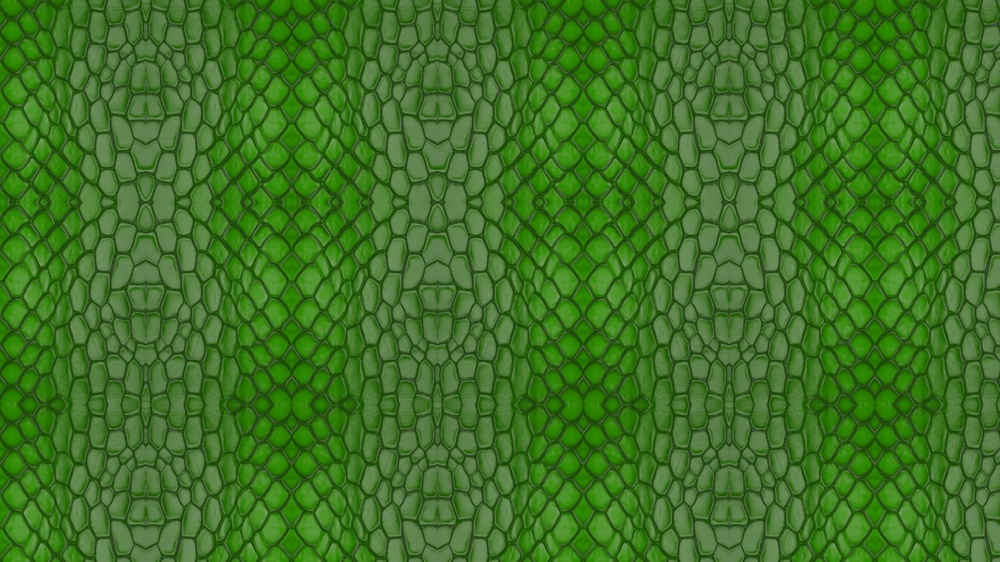
#> input picture snakeskin_final.jpg, 1000 x 562 px, shrunk from 1920 x 1080 before the run
$ python test_voronoi3.py
#> lines starting #> are read from the running program, lines starting #| are printed output that depends on the picture; after the words box and inside, x2 and y2 are one past the last pixel; in counts of white or black regions, pixels touching at a corner belong together
import cv2
import json
import numpy as np
from scipy.spatial import Voronoi

img = cv2.imread('snakeskin_final.jpg')
#> img is the input picture: shape (562, 1000, 3); mean B, G, R 36.9, 114.9, 62.7
b, g, r = cv2.split(img)
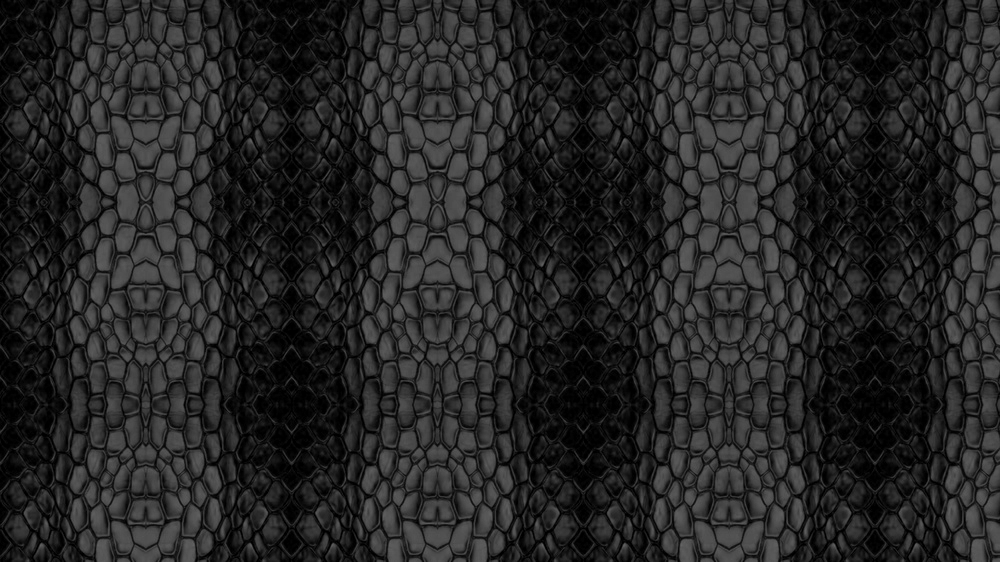
#> b: shape (562, 1000); min 0, max 100, mean 36.9
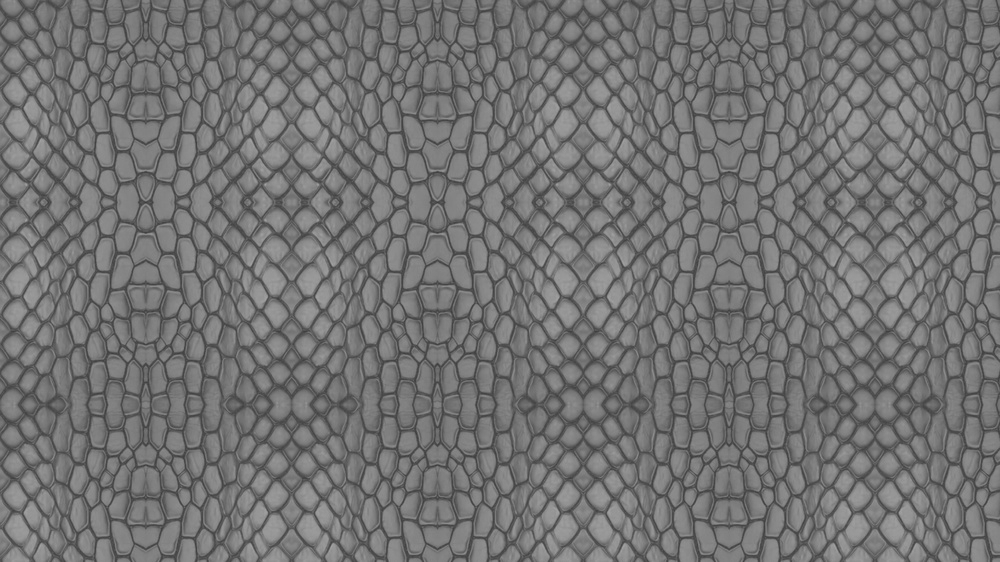
#> g: shape (562, 1000); min 57, max 163, mean 114.9
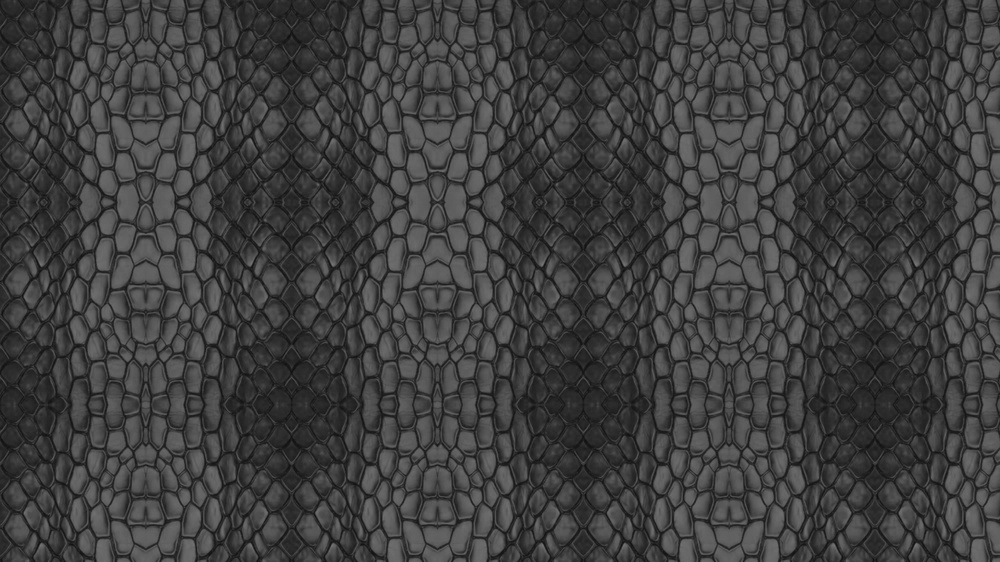
#> r: shape (562, 1000); min 13, max 120, mean 62.7

thresh = cv2.adaptiveThreshold(g, 255, cv2.ADAPTIVE_THRESH_GAUSSIAN_C, cv2.THRESH_BINARY, 41, 2)
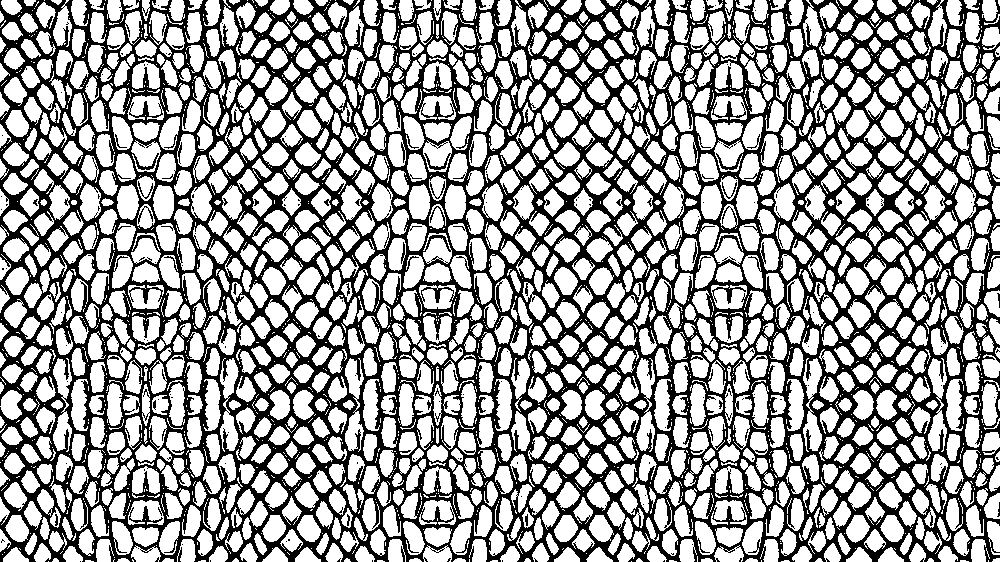
#> thresh: shape (562, 1000); 62% white; 206 black regions (190 under 20 px), largest, box (x1, y1, x2, y2) and area: (0, 0, 1000, 562) 212987, (722, 182, 737, 199) 53, (525, 514, 528, 526) 28
kernel = np.ones((3,3), np.uint8)
opened = cv2.morphologyEx(thresh, cv2.MORPH_OPEN, kernel, iterations=1)
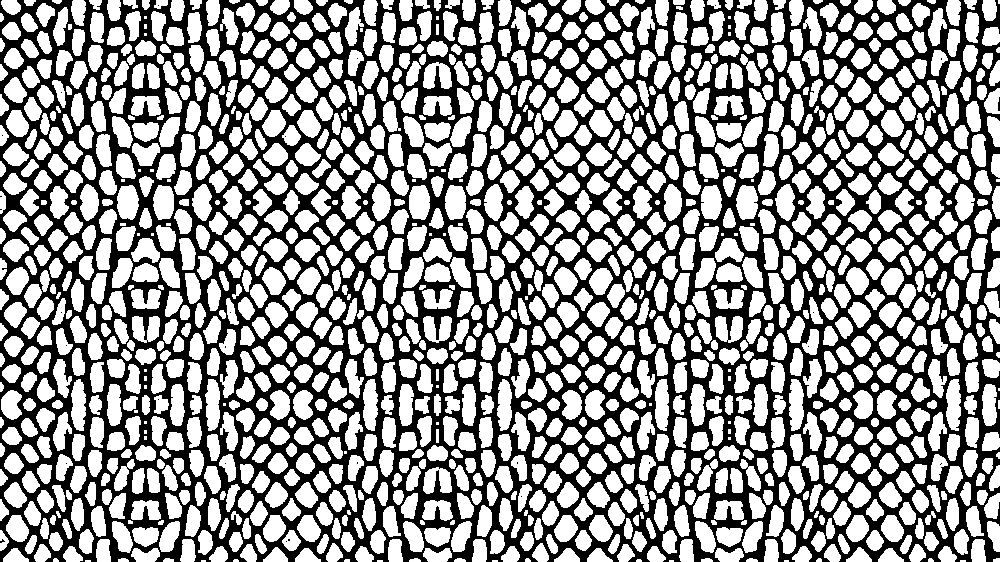
#> opened: shape (562, 1000); 57.3% white; 32 black regions (30 under 20 px)
contours, hierarchy = cv2.findContours(opened, cv2.RETR_EXTERNAL, cv2.CHAIN_APPROX_SIMPLE)
#> contours = 1393 contours, 122 with area under 20; largest, box (x1, y1, x2, y2) and area: (117, 185, 139, 220) 572, (736, 185, 758, 220) 569, (409, 185, 430, 220) 569, (445, 185, 466, 220) 568, (789, 379, 804, 431) 564

centers = []
height, width = g.shape
#> height = 562; width = 1000

for cnt in contours:
    area = cv2.contourArea(cnt)
    if area > 50 and area < (width * height * 0.05):
        M = cv2.moments(cnt)
        if M["m00"] != 0:
            cx = M["m10"] / M["m00"]
            cy = M["m01"] / M["m00"]
            centers.append([float(cx)/width, float(cy)/height])
#> this loop made 1393 passes
#> (area, cx, cy) on passes 22 to 33: (200, 889.7, 556.1), (269, 728.7, 555.1), (197.5, 598.1, 556.1), (201.5, 567.6, 556.1), (270.5, 437.1, 555.1), (201.5, 306.4, 556.1), (269, 145.3, 555), (200, 14.61, 556.2), (200, 859.3, 556), (202.5, 275.9, 555.9), (184.5, 946.4, 554.8), (189, 802.4, 554.8)
#> area on passes 14, 15, 17, 18, 19, 20: 25, 26.5, 26, 25, 24.5, 24.5
#> after the loop, centers = 1186 pairs, first value 0.00201 to 0.996, second value 0.00535 to 0.99

centers.extend([
    [-1, -1], [2, -1], [-1, 2], [2, 2],
    [0.5, -1], [0.5, 2], [-1, 0.5], [2, 0.5]
])

centers_np = np.array(centers)
#> centers_np = 1194 pairs, first value -1 to 2, second value -1 to 2
vor = Voronoi(centers_np)

valid_scales = []

for point_idx, region_idx in enumerate(vor.point_region):
    if point_idx >= len(centers) - 8:
        continue
    region = vor.regions[region_idx]
    if not region or -1 in region:
        continue
    polygon = [vor.vertices[i] for i in region]
    points = [{"x": float(p[0]), "y": float(p[1])} for p in polygon]
    valid_scales.append({
        "center": {"x": float(centers[point_idx][0]), "y": float(centers[point_idx][1])},
        "points": points
    })
#> this loop made 1194 passes
#> (region_idx, region) on passes 1 to 3: (317, [1067, 367, 366, 200, 632, 1066]), (312, [1062, 84, 135, 136, 134, 133, 47, 1059]), (627, [1601, 381, 205, 46, 48, 1599])
#> after the loop, valid_scales = 1186 items

print(f"Generated {len(valid_scales)} Voronoi cells")
#| Generated 1186 Voronoi cells
with open('scales_v10.json', 'w') as f:
    json.dump(valid_scales, f)
